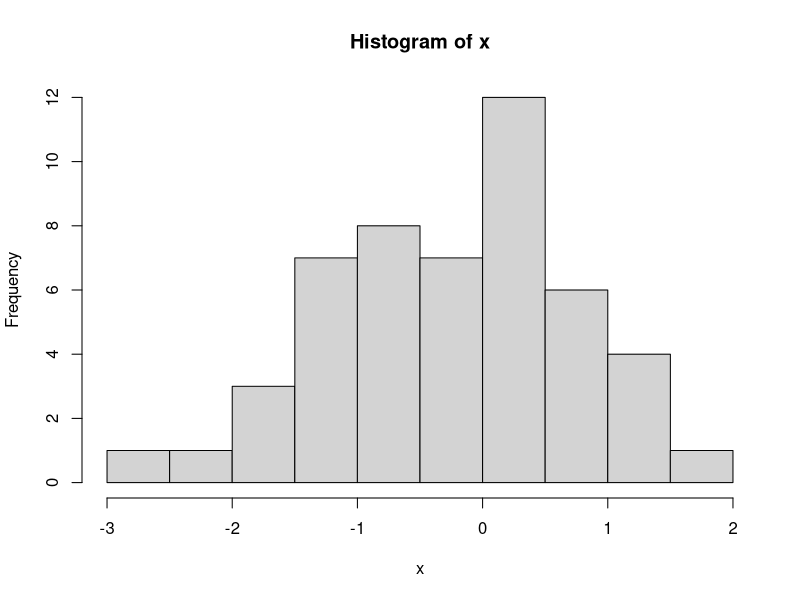
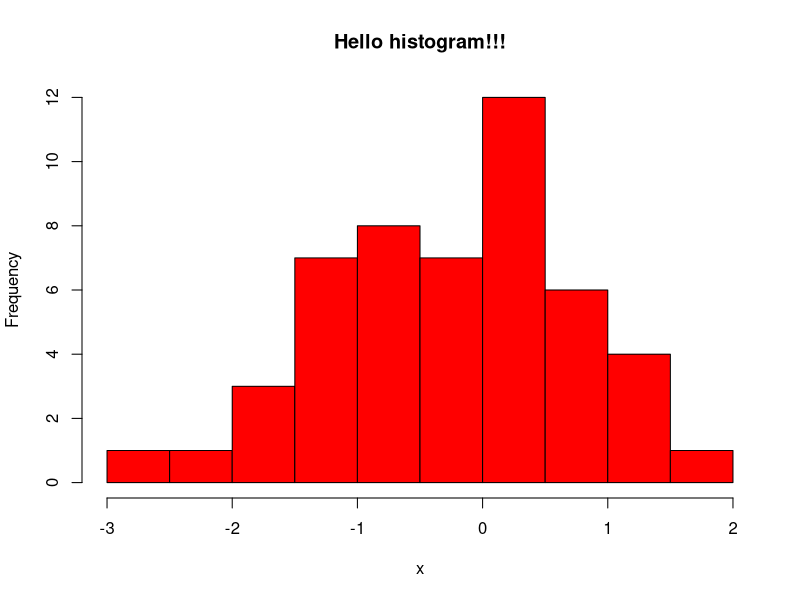
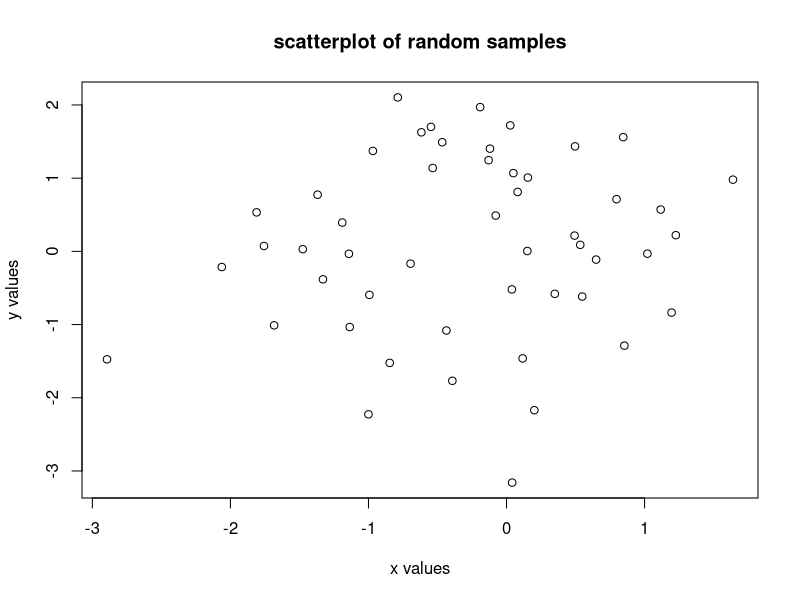
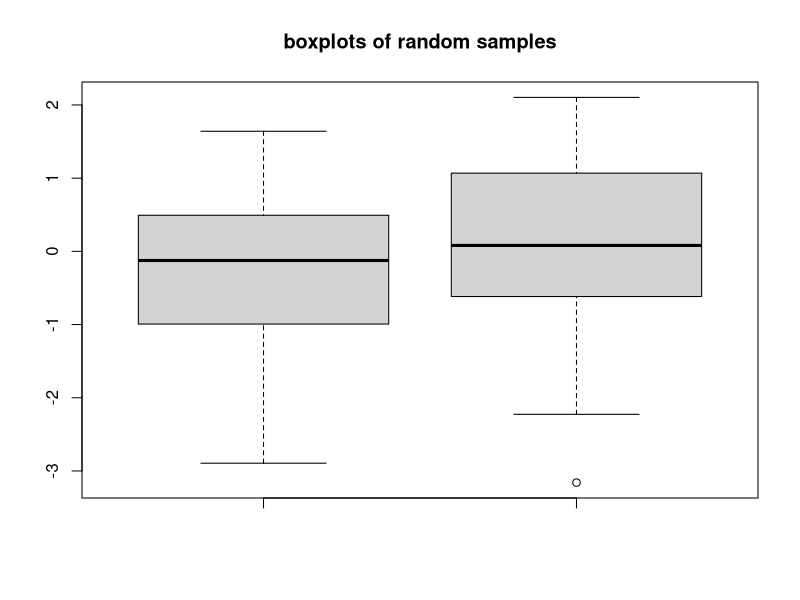
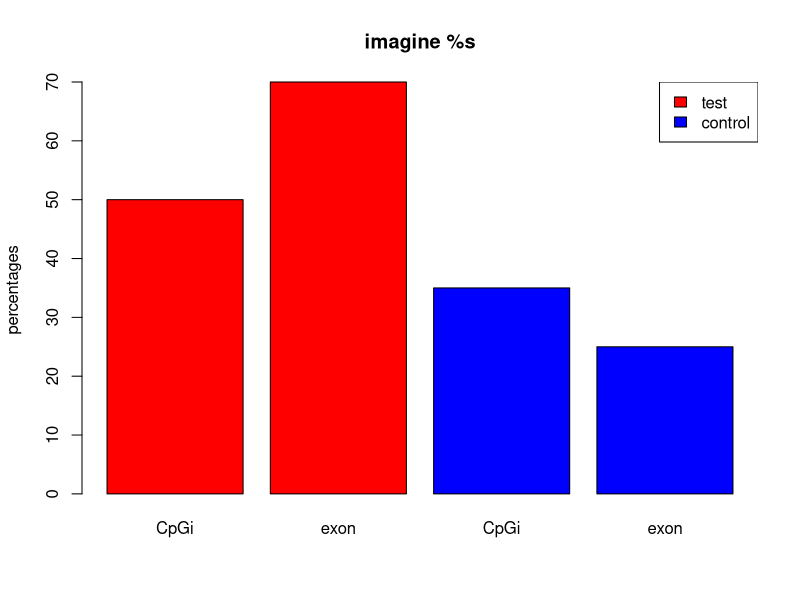

The R source for these figures, in order:
## ---- chunk 1
# sample 50 values from normal distribution
# and store them in vector x
x<-rnorm(50)
hist(x) # plot the histogram of those values
## ---- chunk 2
hist(x,main="Hello histogram!!!",col="red")
## ---- chunk 3
# randomly sample 50 points from normal distribution
y<-rnorm(50)
#plot a scatter plot
# control x-axis and y-axis labels
plot(x,y,main="scatterplot of random samples",
        ylab="y values",xlab="x values")
## ---- chunk 4
 boxplot(x,y,main="boxplots of random samples")
## ---- chunk 5
perc=c(50,70,35,25)
barplot(height=perc,names.arg=c("CpGi","exon","CpGi","exon"),
        ylab="percentages",main="imagine %s",
        col=c("red","red","blue","blue"))
legend("topright",legend=c("test","control"),fill=c("red","blue"))
